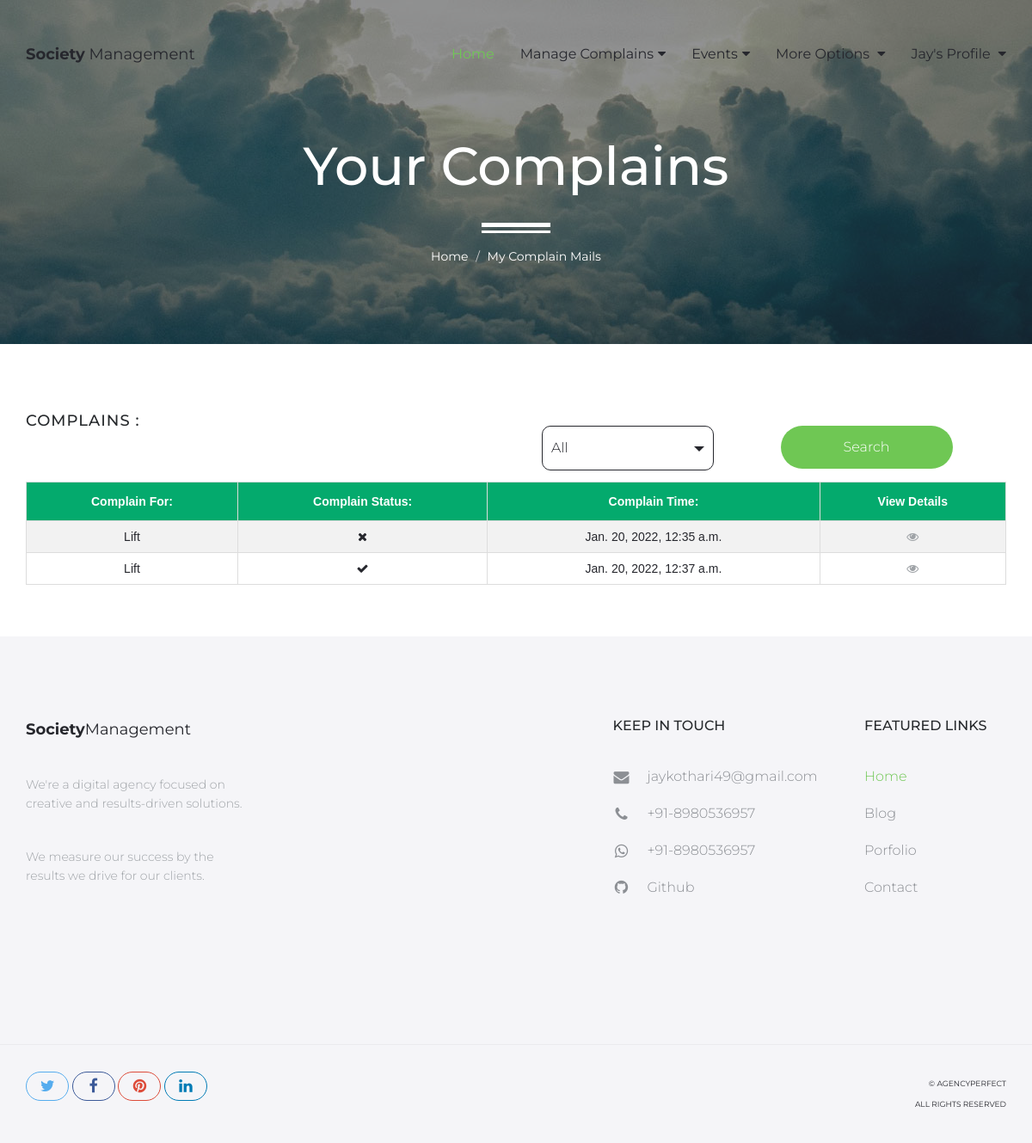
Before: /member-view-complain/ (signed in) with the older database file.
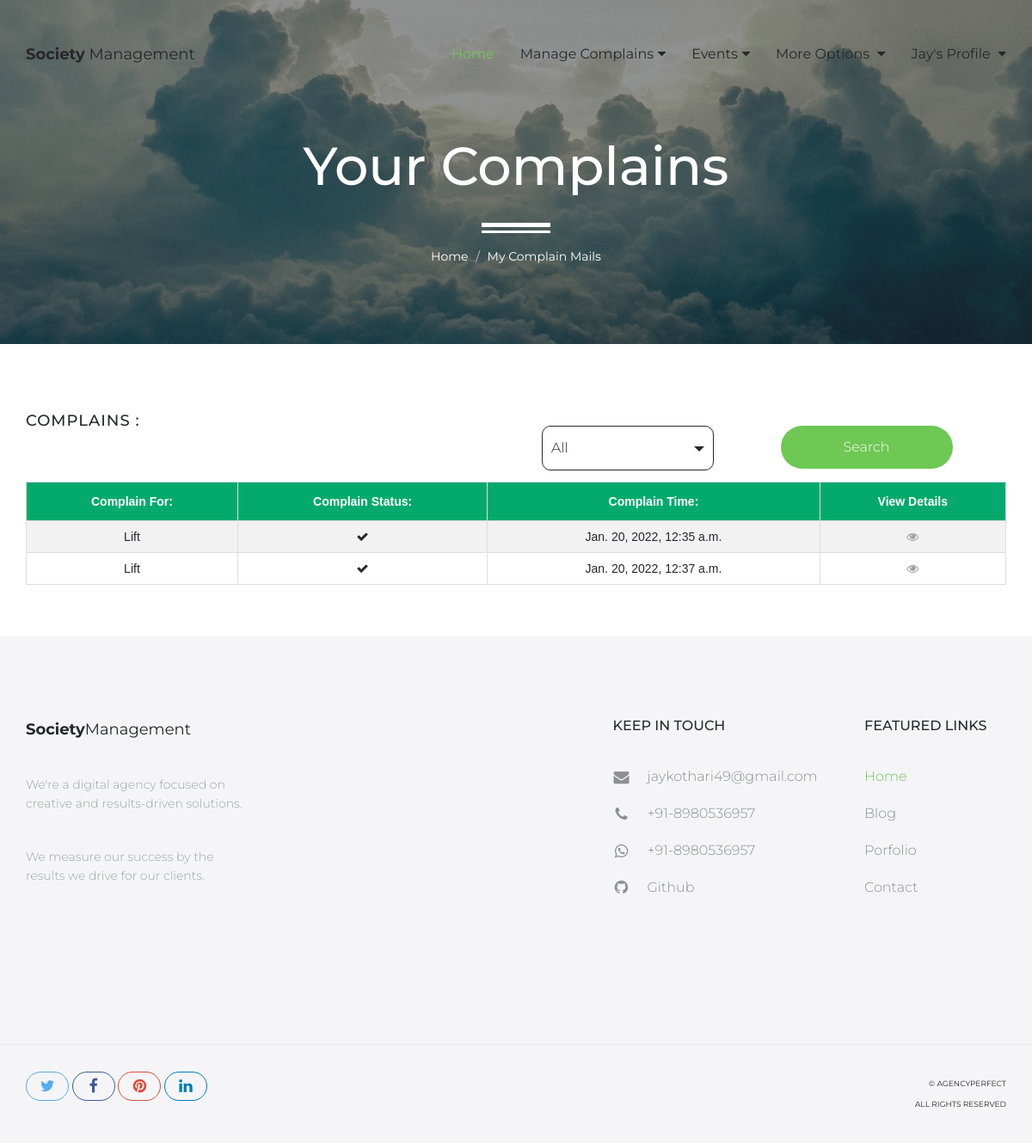
After: the same page with the newer database file.
### MemberApp/models.py (models this page shows, shortened)
class Complain(models.Model):
    complain_by = models.ForeignKey(Member,on_delete=models.CASCADE)
    solve_by = models.ForeignKey(SecUser,on_delete=models.CASCADE,null=True,blank=True)
    subject = models.CharField(max_length=90)
    des = models.TextField()
    status = models.BooleanField(default=False)
    created_at = models.DateTimeField(auto_now_add=True)
    solved_at = models.DateTimeField(blank=True,null=True)

### MemberApp/views.py (the view, shortened to what this page needs)
# urls.py: path('member-view-complain/',views.member_view_complain,name='member-view-complain'),
def member_view_complain(request):
    member = Member.objects.get(email=request.session['memail'])
    complains = Complain.objects.filter(complain_by = member)
    return render(request,'member-view-complain.html',{'member':member,'complains':complains})

### MemberApp/templates/member-view-complain.html (shortened to what this page needs)
{% extends 'member-header.html' %}
{% load static %}
{% block content %}
<div id="hero" class="hero overlay subpage-hero contact-hero">
    <div class="hero-content">
        <div class="hero-text">
            <h1>Your Complains</h1>
            <ol class="breadcrumb">
              <li class="breadcrumb-item"><a href="{% url 'member-index' %}">Home</a></li>
              <li class="breadcrumb-item active">My Complain Mails</li>
            </ol>
        </div>
    </div>
</div>
<main id="main" class="site-main">
    <section class="site-section subpage-site-section section-contact-us">
        <div class="container">
            <div class="row">
                <div class="col-sm-6">
                    <div>
                        <h2>Complains : </h2>
                    </div>
                </div>
                <div class="col-sm-6">
                    <form action="" method="POST">
                        <div class="col-md-6">
                            <select style="padding-left: 30px;" name="type" class="selectpicker">
                                <option value="all">All</option>
                            </select>
                        </div>
                        <div class="col-md-6">
                            <button type="submit" class="btn btn-green">Search</button>
                        </div>
                    </form>
                </div>
            </div>
            <table id="customers">
                <tr>
                  <th style="text-align: center;">Complain For:</th>
                  <th style="text-align: center;"> Complain Status: </th>
                  <th style="text-align: center;">Complain Time: </th>
                  <th style="text-align: center;">View Details</th>
                </tr>
                {% for i in complains %}
                <tr>
                  <td style="text-align: center;">{{i.subject}}</a></td>
                  <td style="text-align: center;">{% if i.status %} <i class="fa fa-check"></i> {% else %} <i class="fa fa-close"></i> {% endif %}</td>
                  <td style="text-align: center;">{{i.created_at}}</td>
                  <td style="text-align: center;"><a href="{% url 'member-detail-complain' i.id %}"><i class="fa fa-eye"></i></a></td>
                </tr>
                {% endfor %}
              </table>
        </div>
    </section>
</main>
{% endblock %}

Changed rows visible on the page:
changed Complain "Jan. 20, 2022, 12:35 a.m.": status False → True (drawn)
